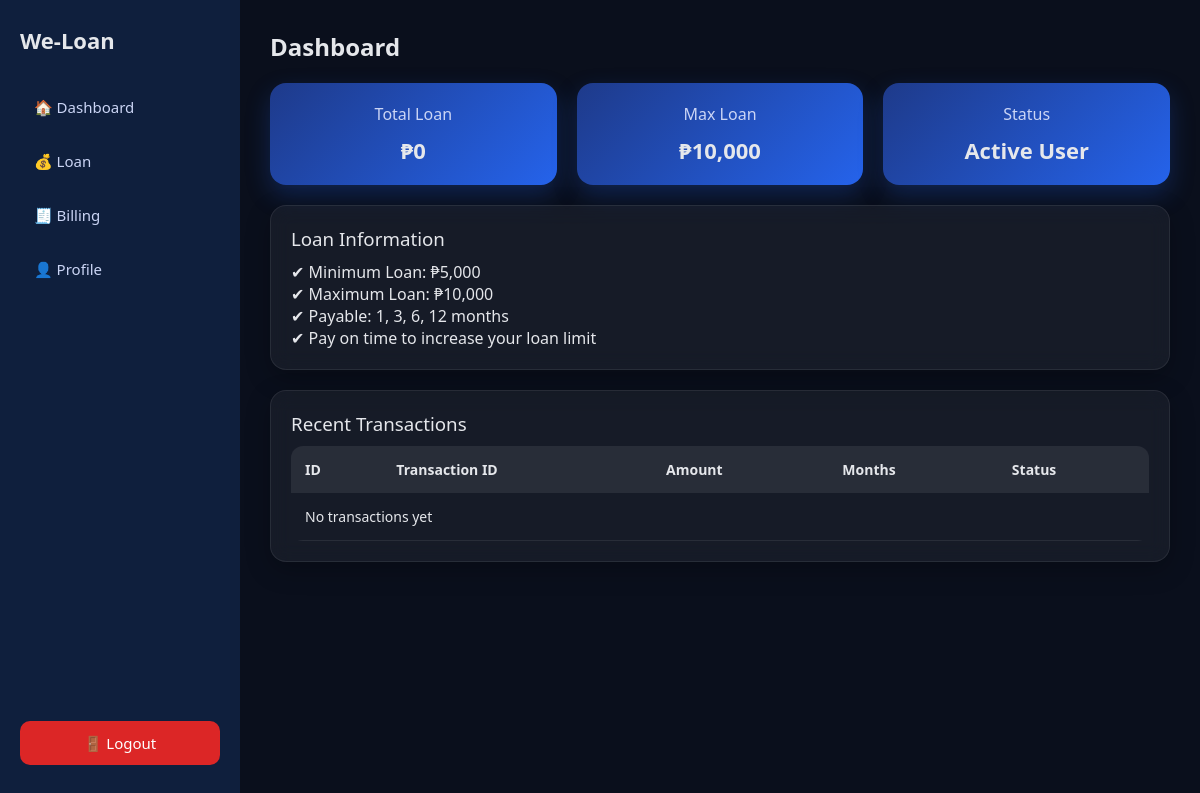
The app's page /basic_user/dashboard.php (signed in), older data.
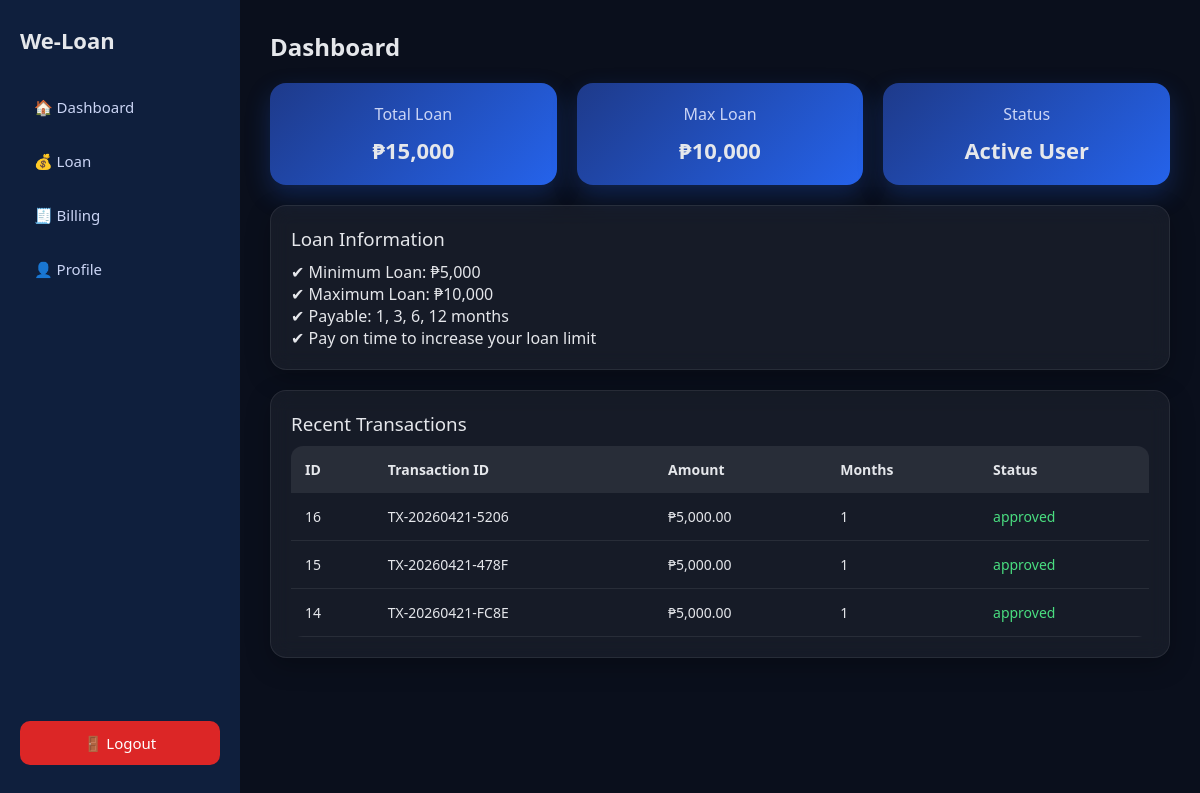
The same page, newer data.
### tables this page shows
CREATE TABLE `loan_transactions` (
  `no` int(11) NOT NULL,
  `tx_id` varchar(20) NOT NULL COMMENT 'Random unique e.g. LN-YYYYMMDD-XXXX',
  `user_id` int(11) NOT NULL,
  `type` enum('apply','increase') NOT NULL,
  `amount` decimal(10,2) DEFAULT NULL,
  `tenure_months` int(11) DEFAULT NULL,
  `status` enum('pending','approved','rejected') DEFAULT 'pending',
  `admin_note` text DEFAULT NULL,
  `created_at` timestamp NOT NULL DEFAULT current_timestamp()
);

### basic_user/dashboard.php (the view, shortened to what this page needs)
<?php
require_once __DIR__ . '/../db_connect_new.php';
$user_id = $_SESSION['user_id'];
$transactions = $pdo->prepare("
    SELECT tx_id, amount, tenure_months, status, no
    FROM loan_transactions
    WHERE user_id = ?
    AND status IN ('approved', 'request')
    ORDER BY no DESC
    LIMIT 5
");
$transactions->execute([$user_id]);
$totalLoan = $pdo->prepare("SELECT SUM(amount) FROM loan_transactions WHERE user_id=? AND status='Approved'");
$totalLoan->execute([$user_id]);
$totalLoan = $totalLoan->fetchColumn() ?? 0;
?>
<!DOCTYPE html>
<html>
<head>
<link rel="stylesheet" href="dashboard.css">
</head>
<body>
<div class="container">
<?php include 'sidebar.php'; ?>
<div class="main">
<h2>Dashboard</h2>
<div class="cards">
<div class="card-box">
<h3>Total Loan</h3>
<p>₱<?php echo number_format($totalLoan); ?></p>
</div>
<div class="card-box">
<h3>Max Loan</h3>
<p>₱10,000</p>
</div>
<div class="card-box">
<h3>Status</h3>
<p>Active User</p>
</div>
</div>
<div class="card">
<h3>Loan Information</h3>
<p>✔ Minimum Loan: ₱5,000</p>
<p>✔ Maximum Loan: ₱10,000</p>
<p>✔ Payable: 1, 3, 6, 12 months</p>
<p>✔ Pay on time to increase your loan limit</p>
</div>
<div class="card">
<h3>Recent Transactions</h3>
<table>
<tr>
<th>ID</th>
<th>Transaction ID</th>
<th>Amount</th>
<th>Months</th>
<th>Status</th>
</tr>
<?php if($transactions->rowCount() > 0): ?>
<?php foreach($transactions as $t): ?>
<tr>
    <td><?php echo $t['no']; ?></td>
    <td><?php echo $t['tx_id']; ?></td>
    <td>₱<?= number_format($t['amount'], 2) ?></td>
    <td><?php echo $t['tenure_months']; ?></td>
    <td class="<?php echo strtolower($t['status']); ?>">
        <?php echo $t['status']; ?>
    </td>
</tr>
<?php endforeach; ?>
<?php else: ?>
<tr><td colspan="5">No transactions yet</td></tr>
<?php endif; ?>
</table>
</div>
</div>
</div>
</body>
</html>

Row changes from the older to the newer data that the page shows:
added loan_transactions: no "16", tx "TX-20260421-5206", amount "5,000.00", tenure_months "1", status "approved"
added loan_transactions: no "15", tx "TX-20260421-478F", amount "5,000.00", tenure_months "1", status "approved"
added loan_transactions: no "14", tx "TX-20260421-FC8E", amount "5,000.00", tenure_months "1", status "approved"
Text that changed along with them:
$totalLoan: "0" → "15,000"
text no longer shown: "No transactions yet"
